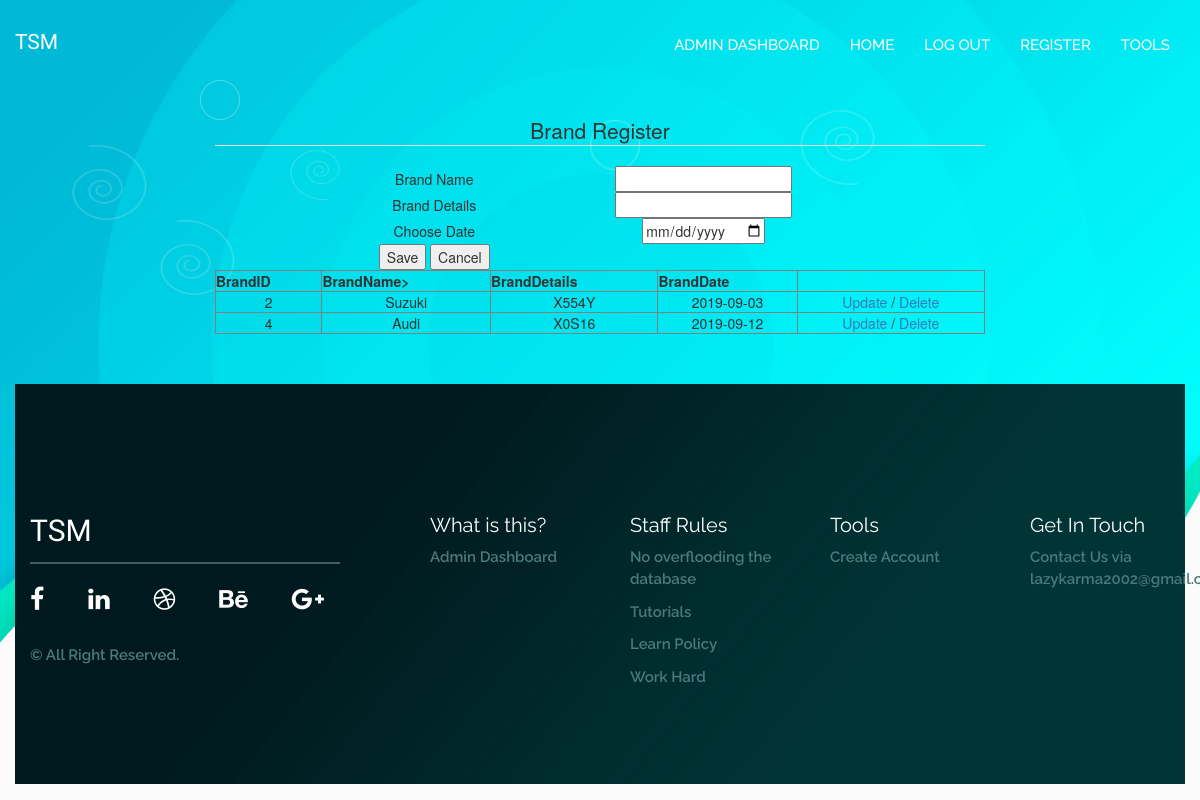
Screenshot of /BrandDash.php with the database file from the repository.
### tables this page shows
CREATE TABLE `brand` (
  `BrandID` int(11) NOT NULL,
  `BrandName` varchar(40) NOT NULL,
  `BrandDetails` varchar(100) NOT NULL,
  `BrandDate` date NOT NULL
);

### BrandView.php (the view)
<?php
include('carconnect.php');
 ?>
 <form>
 	<table border="1" width=100% align="center">
 		<tr>
 			<th>BrandID</th>
 			<th>BrandName></th>
 			<th>BrandDetails</th>
 			<th>BrandDate</th>
 		</tr>
 		<?php
 		$select=mysqli_query($connection,"SELECT * FROM Brand");
 		$count=mysqli_num_rows($select);
 		for($i=0; $i < $count; $i++) {
 			$data=mysqli_fetch_array($select);
 			$bid=$data['BrandID'];
 			$bname=$data['BrandName'];
 			$bdetails=$data['BrandDetails'];
 			$bdate=$data['BrandDate'];
 			echo "<tr>";
 			echo "<td>$bid</td>";
 			echo "<td>$bname</td>";
 			echo "<td>$bdetails</td>";
 			echo "<td>$bdate</td>";
 			echo "<td>
 			<a href='BrandUpdate.php?bid=$bid'>Update</a> /
 			<a href='BrandDelete.php?bid=$bid'>Delete</a>
 			</td>";
 			echo "</tr>";
 		}
 		 ?>
 	</table>
 </form>

### style.css (style rules this page uses)
body { background: #fbfbfb; }

### rows the page displays
brand: BrandID "2", BrandName "Suzuki", BrandDetails "X554Y", BrandDate "2019-09-03"
brand: BrandID "4", BrandName "Audi", BrandDetails "X0S16", BrandDate "2019-09-12"
